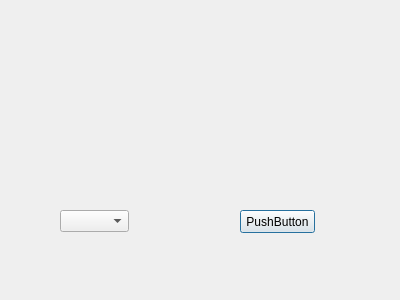
<?xml version="1.0" encoding="UTF-8"?>
<ui version="4.0">
 <class>Dialog</class>
 <widget class="QDialog" name="Dialog">
  <property name="geometry">
   <rect>
    <x>0</x>
    <y>0</y>
    <width>400</width>
    <height>300</height>
   </rect>
  </property>
  <property name="windowTitle">
   <string>Dialog</string>
  </property>
  <widget class="QComboBox" name="comboBox">
   <property name="geometry">
    <rect>
     <x>60</x>
     <y>210</y>
     <width>69</width>
     <height>22</height>
    </rect>
   </property>
  </widget>
  <widget class="QPushButton" name="pushButton">
   <property name="geometry">
    <rect>
     <x>240</x>
     <y>210</y>
     <width>75</width>
     <height>23</height>
    </rect>
   </property>
   <property name="text">
    <string>PushButton</string>
   </property>
  </widget>
 </widget>
 <resources/>
 <connections/>
</ui>
